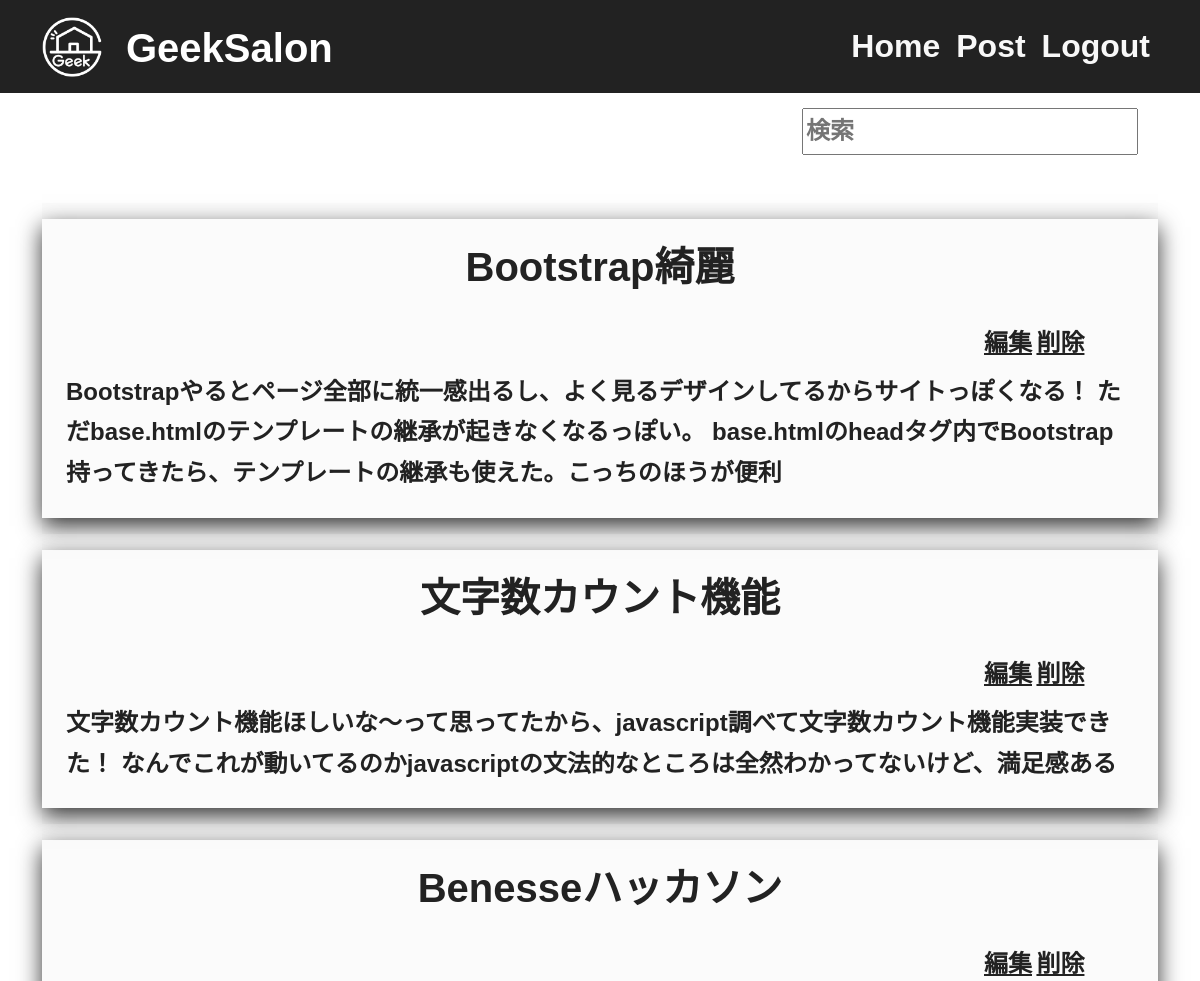
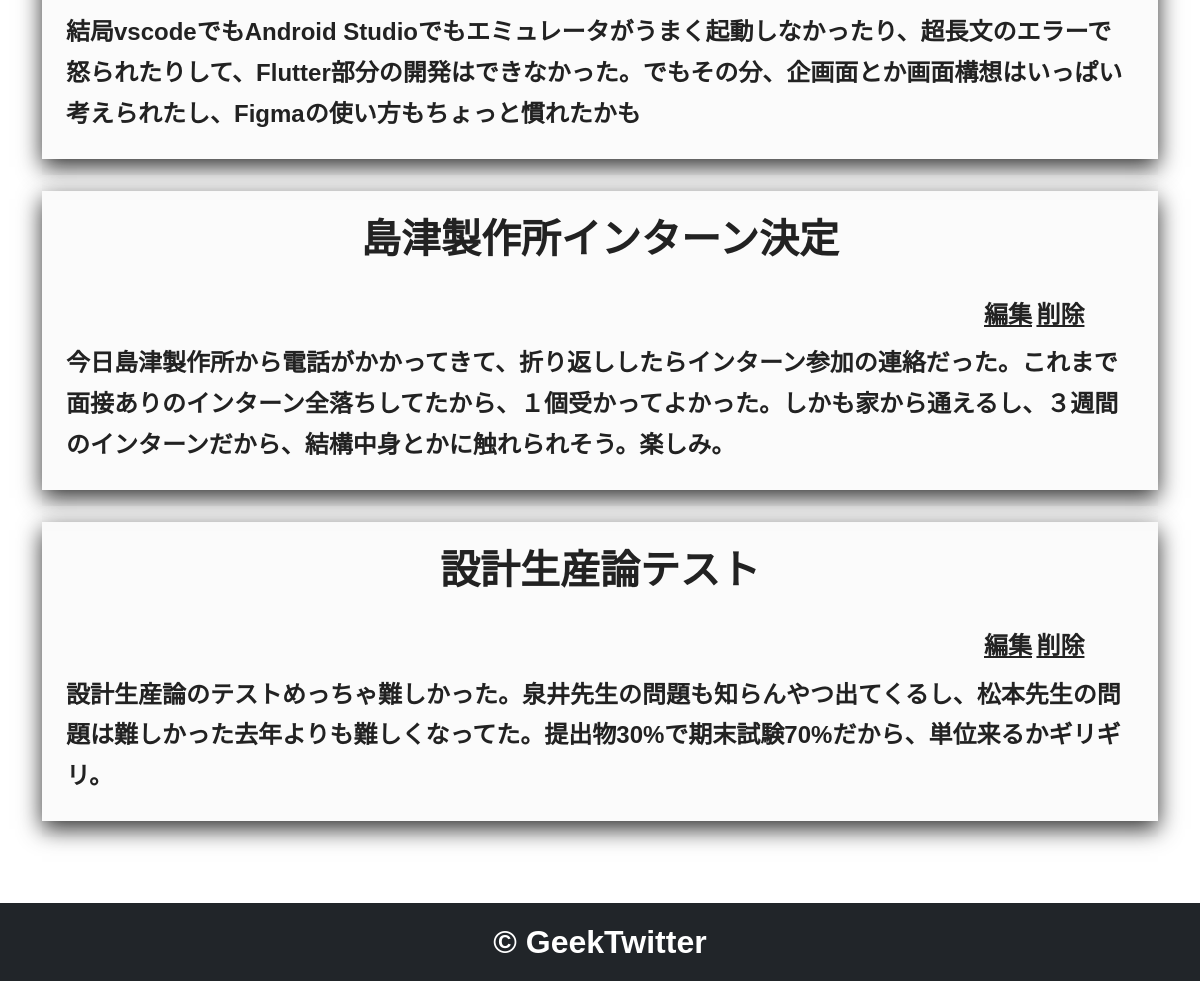
The app's page /index (signed in) with its own data (2 pictures, top to bottom).
### app.py (models this page shows)
class Post(db.Model):
    id = db.Column(
        db.Integer, primary_key=True
    )  # primary_key : それぞれの投稿を判断する主Key
    title = db.Column(db.String(50), nullable=False)
    body = db.Column(db.String(400), nullable=False)
    created_at = db.Column(
        db.DateTime, nullable=False, default=datetime.now(pytz.timezone("Asia/Tokyo"))
    )

### app.py (the view)
@app.route("/index", methods=["GET", "POST"])
@login_required
def index():
    if request.method == "POST":
        text_input = request.form.get("search")
        print(f"text_input : {text_input}")
        if (text_input is None) or len(text_input) == 0:
            posts = Post.query.all()
        else:
            posts = (
                db.session.query(Post)
                .filter(
                    or_(
                        Post.body.contains(text_input),
                        Post.title.contains(text_input),
                    )
                )
                .all()
            )
        return render_template("index.html", posts=posts)
    else:
        posts = Post.query.all()
        return render_template("index.html", posts=posts)

### app.py (called while the page is built)
@login_manager.user_loader
def load_user(user_id):
    return User.query.get(int(user_id))

### templates/index.html
{% extends "base.html" %}
{% block content %}
<div class="container">
    <div class="row">
        <div class="col-md-8"></div>
        <div class="container col-md-4">
            <form method="POST">
                <input type="text" name="search" class="search my-5" placeholder="検索">
            </form>
        </div>
    </div>
    {% for post in posts %}
    <article>
        <div class="container py-3 post-box">
            <div class="row card-effect">
                <h3 class="text-center mx-auto py-4"><b>{{post.title}}</b></h3>
                <div class="col-md-10"></div>
                <div class="col-md-2 mx-auto">
                    <a href="/{{post.id}}/update" role = "button">編集</a>
                    <a href="/{{post.id}}/delete" role = "button">削除</a>
                </div>
                <div class="container"><p class="container py-2 post">{{post.body}}</p>
                </div>
            </div>
        </div>
    </article>
{% endfor %}
</div>
{% endblock %}

### templates/base.html (shortened to what this page needs)
<!DOCTYPE html>
<html lang="ja">
<head>
    <link href="https://cdn.jsdelivr.net/npm/bootstrap@5.3.0/dist/css/bootstrap.min.css" rel="stylesheet">
</head>
<body>
    <nav class="navbar navbar-expand-lg bg-body-tertiary py-2 fixed-top">
        <div class="container">
          <img src="images/GeekSalon.jpg" style="height: 60px;">
          <a class="navbar-brand text-white pt-3 px-4" href="/index"><h2>GeekSalon</h2></a>
          <div class="collapse navbar-collapse" id="navbarNav">
            <ul class="navbar-nav ms-auto">
              <li class="nav-item">
                <a class="nav-link" aria-current="page" href="/index">Home</a>
              </li>
              <li class="nav-item">
                <a class="nav-link" href="/create">Post</a>
              </li>
              <li class="nav-item">
                <a class="nav-link" href="/logout">Logout</a>
              </li>
            </ul>
          </div>
        </div>
      </nav>
        {% block content %}
        {% endblock %}
    <div class="my-5 py-5"></div>
    <footer class="d-flex justify-content-center fixed-bottom bg-dark text-white footer">
        <div><b>© GeekTwitter</b></div>
    </footer>
</body>
</html>

### templates/base.html (style rules this page uses)
* { box-sizing: border-box; }
:root { --primary: #0d6efd; --dark: rgb(34, 34, 34); --body: rgb(248, 248, 248); --box-shadow: 0 8px 22px rgba(0, 0, 0, 0.8); }
body { height: 1500px; margin-bottom: 200px; padding-bottom: 120px; padding-top: 5%; font-family: "Sora", sans-serif; line-height: 1.7; background: white; }
a, h3 { color: var(--dark); text-decoration: none; font-weight: 700; }
h2 { font-weight: 700; font-size: 200%; }
a { text-decoration: underline; font-size: 150%; }
h3 { font-size: 250%; }
p { color: var(--dark); font-size: 150%; }
.post { font-weight: 700; }
.navbar { background-color: var(--dark) !important; }
.navbar .nav-link { color: var(--body) !important; font-size: 200%; font-weight: 700; }
.search { font-size: 150%; font-weight: 700; color: var(--dark); }
.card-effect { box-shadow: var(--box-shadow); }
.post-box { background-color: rgba(233, 233, 233, 0.2); }
.footer { padding: 1% 0; font-size: 200%; }

### records on screen
Post: title "Bootstrap綺麗", body "Bootstrapやるとページ全部に統一感出るし、よく見るデザインしてるからサイトっぽくなる！ ただbase.htmlのテンプレートの継承が起きなくなるっぽい。 base.htmlのheadタグ内でBootstrap持ってきたら、テンプレートの継承も使えた。こっちのほうが便利"
Post: title "文字数カウント機能", body "文字数カウント機能ほしいな～って思ってたから、javascript調べて文字数カウント機能実装できた！ なんでこれが動いてるのかjavascriptの文法的なところは全然わかってないけど、満足感ある"
Post: title "Benesseハッカソン", body "結局vscodeでもAndroid Studioでもエミュレータがうまく起動しなかったり、超長文のエラーで怒られたりして、Flutter部分の開発はできなかった。でもその分、企画面とか画面構想はいっぱい考えられたし、Figmaの使い方もちょっと慣れたかも"
Post: title "島津製作所インターン決定", body "今日島津製作所から電話がかかってきて、折り返ししたらインターン参加の連絡だった。これまで面接ありのインターン全落ちしてたから、１個受かってよかった。しかも家から通えるし、３週間のインターンだから、結構中身とかに触れられそう。楽しみ。"
Post: title "設計生産論テスト", body "設計生産論のテストめっちゃ難しかった。泉井先生の問題も知らんやつ出てくるし、松本先生の問題は難しかった去年よりも難しくなってた。提出物30%で期末試験70%だから、単位来るかギリギリ。"
